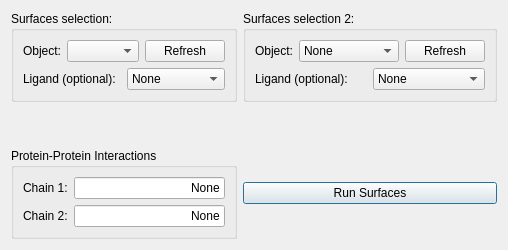
            <widget class="QWidget" name="surfaces_run_tab">
             <attribute name="title">
              <string>Run</string>
             </attribute>
             <layout class="QGridLayout" name="gridLayout_8">
              <item row="1" column="1">
               <spacer name="verticalSpacer_4">
                <property name="orientation">
                 <enum>Qt::Vertical</enum>
                </property>
                <property name="sizeHint" stdset="0">
                 <size>
                  <width>20</width>
                  <height>40</height>
                 </size>
                </property>
               </spacer>
              </item>
              <item row="0" column="0">
               <widget class="QGroupBox" name="groupBox_61">
                <property name="title">
                 <string>Surfaces selection:</string>
                </property>
                <layout class="QVBoxLayout" name="verticalLayout_16">
                 <item>
                  <layout class="QHBoxLayout" name="horizontalLayout_59">
                   <item>
                    <widget class="QLabel" name="label_129">
                     <property name="text">
                      <string>Object:</string>
                     </property>
                    </widget>
                   </item>
                   <item>
                    <widget class="QComboBox" name="surface_select_object_1">
                     <property name="sizePolicy">
                      <sizepolicy hsizetype="Minimum" vsizetype="Fixed">
                       <horstretch>0</horstretch>
                       <verstretch>0</verstretch>
                      </sizepolicy>
                     </property>
                     <property name="currentText">
                      <string/>
                     </property>
                     <property name="currentIndex">
                      <number>-1</number>
                     </property>
                    </widget>
                   </item>
                   <item>
                    <widget class="QPushButton" name="surfaces_refresh_object_1">
                     <property name="sizePolicy">
                      <sizepolicy hsizetype="Minimum" vsizetype="Fixed">
                       <horstretch>0</horstretch>
                       <verstretch>0</verstretch>
                      </sizepolicy>
                     </property>
                     <property name="text">
                      <string>Refresh</string>
                     </property>
                    </widget>
                   </item>
                  </layout>
                 </item>
                 <item>
                  <layout class="QHBoxLayout" name="horizontalLayout_60">
                   <item>
                    <widget class="QLabel" name="label_131">
                     <property name="text">
                      <string>Ligand (optional):</string>
                     </property>
                    </widget>
                   </item>
                   <item>
                    <widget class="QComboBox" name="surface_select_ligand_object_1">
                     <property name="sizePolicy">
                      <sizepolicy hsizetype="Minimum" vsizetype="Fixed">
                       <horstretch>0</horstretch>
                       <verstretch>0</verstretch>
                      </sizepolicy>
                     </property>
                     <property name="currentText">
                      <string>None</string>
                     </property>
                     <property name="currentIndex">
                      <number>0</number>
                     </property>
                     <item>
                      <property name="text">
                       <string>None</string>
                      </property>
                     </item>
                    </widget>
                   </item>
                  </layout>
                 </item>
                </layout>
               </widget>
              </item>
              <item row="2" column="0">
               <widget class="QGroupBox" name="groupBox_62">
                <property name="styleSheet">
                 <string notr="true"/>
                </property>
                <property name="title">
                 <string>Protein-Protein Interactions</string>
                </property>
                <layout class="QGridLayout" name="gridLayout_7">
                 <item row="0" column="0">
                  <widget class="QLabel" name="label_132">
                   <property name="text">
                    <string>Chain 1:</string>
                   </property>
                  </widget>
                 </item>
                 <item row="0" column="1">
                  <widget class="QLineEdit" name="surfaces_chain">
                   <property name="text">
                    <string>None</string>
                   </property>
                   <property name="alignment">
                    <set>Qt::AlignRight|Qt::AlignTrailing|Qt::AlignVCenter</set>
                   </property>
                  </widget>
                 </item>
                 <item row="1" column="0">
                  <widget class="QLabel" name="label_133">
                   <property name="text">
                    <string>Chain 2:</string>
                   </property>
                  </widget>
                 </item>
                 <item row="1" column="1">
                  <widget class="QLineEdit" name="surfaces_chain_2">
                   <property name="text">
                    <string>None</string>
                   </property>
                   <property name="alignment">
                    <set>Qt::AlignRight|Qt::AlignTrailing|Qt::AlignVCenter</set>
                   </property>
                  </widget>
                 </item>
                </layout>
               </widget>
              </item>
              <item row="0" column="1">
               <widget class="QGroupBox" name="groupBox_60">
                <property name="title">
                 <string>Surfaces selection 2:</string>
                </property>
                <layout class="QVBoxLayout" name="verticalLayout_15">
                 <item>
                  <layout class="QHBoxLayout" name="horizontalLayout_57">
                   <item>
                    <widget class="QLabel" name="label_126">
                     <property name="text">
                      <string>Object:</string>
                     </property>
                    </widget>
                   </item>
                   <item>
                    <widget class="QComboBox" name="surface_select_object_2">
                     <property name="sizePolicy">
                      <sizepolicy hsizetype="Minimum" vsizetype="Fixed">
                       <horstretch>0</horstretch>
                       <verstretch>0</verstretch>
                      </sizepolicy>
                     </property>
                     <property name="minimumSize">
                      <size>
                       <width>100</width>
                       <height>0</height>
                      </size>
                     </property>
                     <property name="currentText">
                      <string>None</string>
                     </property>
                     <property name="currentIndex">
                      <number>0</number>
                     </property>
                     <item>
                      <property name="text">
                       <string>None</string>
                      </property>
                     </item>
                    </widget>
                   </item>
                   <item>
                    <widget class="QPushButton" name="surfaces_refresh_object_2">
                     <property name="sizePolicy">
                      <sizepolicy hsizetype="Maximum" vsizetype="Fixed">
                       <horstretch>0</horstretch>
                       <verstretch>0</verstretch>
                      </sizepolicy>
                     </property>
                     <property name="text">
                      <string>Refresh</string>
                     </property>
                    </widget>
                   </item>
                  </layout>
                 </item>
                 <item>
                  <layout class="QHBoxLayout" name="horizontalLayout_58">
                   <item>
                    <widget class="QLabel" name="label_128">
                     <property name="text">
                      <string>Ligand (optional):</string>
                     </property>
                    </widget>
                   </item>
                   <item>
                    <widget class="QComboBox" name="surface_select_ligand_object_2">
                     <property name="sizePolicy">
                      <sizepolicy hsizetype="Minimum" vsizetype="Fixed">
                       <horstretch>0</horstretch>
                       <verstretch>0</verstretch>
                      </sizepolicy>
                     </property>
                     <property name="currentText">
                      <string>None</string>
                     </property>
                     <property name="currentIndex">
                      <number>0</number>
                     </property>
                     <item>
                      <property name="text">
                       <string>None</string>
                      </property>
                     </item>
                    </widget>
                   </item>
                  </layout>
                 </item>
                </layout>
               </widget>
              </item>
              <item row="2" column="1">
               <widget class="QPushButton" name="surfaces_button_run">
                <property name="text">
                 <string>Run Surfaces</string>
                </property>
                <property name="default">
                 <bool>true</bool>
                </property>
               </widget>
              </item>
             </layout>
            </widget>
